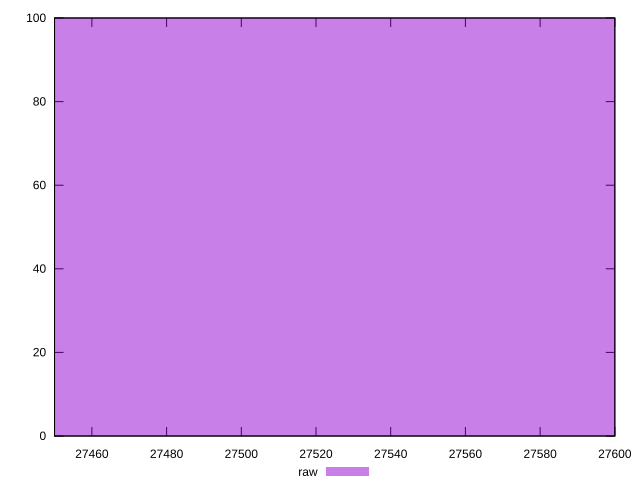

gnuplot code for this plot:
reset

$raw <<EOF
27536.820058888152 100
EOF

set key outside below
set boxwidth 178.81051986291007
set xrange [27450:27600]
set yrange [0:100]
set trange [0:100]
set style fill transparent solid 0.5 noborder
set terminal svg size 640, 490 enhanced background rgb 'white'
set output "report_00008_2021-01-22T20:58:29.167/uses-webp-images/samples/pages+cached+noexternal/raw/histogram.svg"

plot $raw title "raw" with boxes

reset
